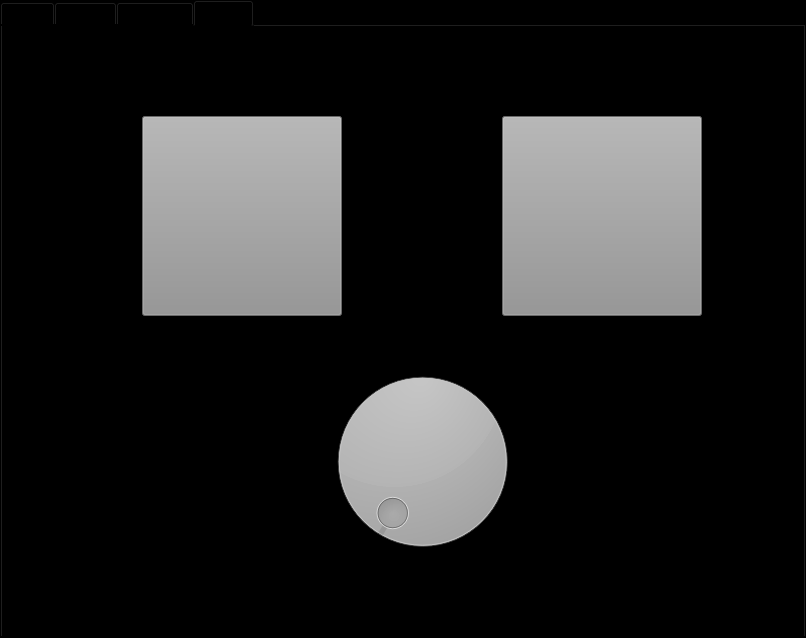
<?xml version="1.0" encoding="UTF-8"?>
<ui version="4.0">
 <class>TabWidget</class>
 <widget class="QTabWidget" name="TabWidget">
  <property name="geometry">
   <rect>
    <x>0</x>
    <y>0</y>
    <width>806</width>
    <height>638</height>
   </rect>
  </property>
  <property name="windowTitle">
   <string>TabWidget</string>
  </property>
  <property name="styleSheet">
   <string notr="true">background-color: rgb(0, 0, 0);</string>
  </property>
  <property name="currentIndex">
   <number>3</number>
  </property>
  <widget class="QWidget" name="tab_4">
   <attribute name="title">
    <string>MAIN</string>
   </attribute>
   <widget class="QPushButton" name="pushButton">
    <property name="geometry">
     <rect>
      <x>30</x>
      <y>100</y>
      <width>100</width>
      <height>100</height>
     </rect>
    </property>
    <property name="styleSheet">
     <string notr="true">background-color: rgb(147, 147, 147);</string>
    </property>
    <property name="text">
     <string/>
    </property>
   </widget>
   <widget class="QPushButton" name="pushButton_2">
    <property name="geometry">
     <rect>
      <x>30</x>
      <y>200</y>
      <width>100</width>
      <height>100</height>
     </rect>
    </property>
    <property name="styleSheet">
     <string notr="true">background-color: rgb(147, 147, 147);</string>
    </property>
    <property name="text">
     <string/>
    </property>
   </widget>
   <widget class="QPushButton" name="pushButton_3">
    <property name="geometry">
     <rect>
      <x>130</x>
      <y>100</y>
      <width>100</width>
      <height>100</height>
     </rect>
    </property>
    <property name="styleSheet">
     <string notr="true">background-color: rgb(147, 147, 147);</string>
    </property>
    <property name="text">
     <string/>
    </property>
   </widget>
   <widget class="QPushButton" name="pushButton_4">
    <property name="geometry">
     <rect>
      <x>130</x>
      <y>200</y>
      <width>100</width>
      <height>100</height>
     </rect>
    </property>
    <property name="styleSheet">
     <string notr="true">background-color: rgb(147, 147, 147);</string>
    </property>
    <property name="text">
     <string/>
    </property>
   </widget>
   <widget class="QFrame" name="frame">
    <property name="geometry">
     <rect>
      <x>20</x>
      <y>90</y>
      <width>221</width>
      <height>221</height>
     </rect>
    </property>
    <property name="styleSheet">
     <string notr="true">background-color: rgb(184, 184, 184);</string>
    </property>
    <property name="frameShape">
     <enum>QFrame::StyledPanel</enum>
    </property>
    <property name="frameShadow">
     <enum>QFrame::Raised</enum>
    </property>
   </widget>
   <widget class="QPushButton" name="pushButton_5">
    <property name="geometry">
     <rect>
      <x>390</x>
      <y>100</y>
      <width>100</width>
      <height>100</height>
     </rect>
    </property>
    <property name="styleSheet">
     <string notr="true">background-color: rgb(147, 147, 147);</string>
    </property>
    <property name="text">
     <string/>
    </property>
   </widget>
   <widget class="QPushButton" name="pushButton_6">
    <property name="geometry">
     <rect>
      <x>290</x>
      <y>100</y>
      <width>100</width>
      <height>100</height>
     </rect>
    </property>
    <property name="styleSheet">
     <string notr="true">background-color: rgb(147, 147, 147);</string>
    </property>
    <property name="text">
     <string/>
    </property>
   </widget>
   <widget class="QFrame" name="frame_2">
    <property name="geometry">
     <rect>
      <x>280</x>
      <y>90</y>
      <width>221</width>
      <height>221</height>
     </rect>
    </property>
    <property name="styleSheet">
     <string notr="true">background-color: rgb(184, 184, 184);</string>
    </property>
    <property name="frameShape">
     <enum>QFrame::StyledPanel</enum>
    </property>
    <property name="frameShadow">
     <enum>QFrame::Raised</enum>
    </property>
    <widget class="QPushButton" name="pushButton_10">
     <property name="geometry">
      <rect>
       <x>10</x>
       <y>10</y>
       <width>100</width>
       <height>100</height>
      </rect>
     </property>
     <property name="styleSheet">
      <string notr="true">background-color: rgb(147, 147, 147);</string>
     </property>
     <property name="text">
      <string/>
     </property>
    </widget>
    <widget class="QPushButton" name="pushButton_9">
     <property name="geometry">
      <rect>
       <x>110</x>
       <y>10</y>
       <width>100</width>
       <height>100</height>
      </rect>
     </property>
     <property name="styleSheet">
      <string notr="true">background-color: rgb(147, 147, 147);</string>
     </property>
     <property name="text">
      <string/>
     </property>
    </widget>
   </widget>
   <widget class="QPushButton" name="pushButton_7">
    <property name="geometry">
     <rect>
      <x>290</x>
      <y>200</y>
      <width>100</width>
      <height>100</height>
     </rect>
    </property>
    <property name="styleSheet">
     <string notr="true">background-color: rgb(147, 147, 147);</string>
    </property>
    <property name="text">
     <string/>
    </property>
   </widget>
   <widget class="QPushButton" name="pushButton_8">
    <property name="geometry">
     <rect>
      <x>390</x>
      <y>200</y>
      <width>100</width>
      <height>100</height>
     </rect>
    </property>
    <property name="styleSheet">
     <string notr="true">background-color: rgb(147, 147, 147);</string>
    </property>
    <property name="text">
     <string/>
    </property>
   </widget>
   <widget class="QPushButton" name="pushButton_11">
    <property name="geometry">
     <rect>
      <x>550</x>
      <y>200</y>
      <width>100</width>
      <height>100</height>
     </rect>
    </property>
    <property name="styleSheet">
     <string notr="true">background-color: rgb(147, 147, 147);</string>
    </property>
    <property name="text">
     <string/>
    </property>
   </widget>
   <widget class="QPushButton" name="pushButton_12">
    <property name="geometry">
     <rect>
      <x>650</x>
      <y>200</y>
      <width>100</width>
      <height>100</height>
     </rect>
    </property>
    <property name="styleSheet">
     <string notr="true">background-color: rgb(147, 147, 147);</string>
    </property>
    <property name="text">
     <string/>
    </property>
   </widget>
   <widget class="QFrame" name="frame_3">
    <property name="geometry">
     <rect>
      <x>540</x>
      <y>90</y>
      <width>221</width>
      <height>221</height>
     </rect>
    </property>
    <property name="styleSheet">
     <string notr="true">background-color: rgb(184, 184, 184);</string>
    </property>
    <property name="frameShape">
     <enum>QFrame::StyledPanel</enum>
    </property>
    <property name="frameShadow">
     <enum>QFrame::Raised</enum>
    </property>
    <widget class="QPushButton" name="pushButton_13">
     <property name="geometry">
      <rect>
       <x>10</x>
       <y>10</y>
       <width>100</width>
       <height>100</height>
      </rect>
     </property>
     <property name="styleSheet">
      <string notr="true">background-color: rgb(147, 147, 147);</string>
     </property>
     <property name="text">
      <string/>
     </property>
    </widget>
    <widget class="QPushButton" name="pushButton_14">
     <property name="geometry">
      <rect>
       <x>110</x>
       <y>10</y>
       <width>100</width>
       <height>100</height>
      </rect>
     </property>
     <property name="styleSheet">
      <string notr="true">background-color: rgb(147, 147, 147);</string>
     </property>
     <property name="text">
      <string/>
     </property>
    </widget>
    <widget class="QSlider" name="horizontalSlider">
     <property name="geometry">
      <rect>
       <x>10</x>
       <y>150</y>
       <width>201</width>
       <height>51</height>
      </rect>
     </property>
     <property name="orientation">
      <enum>Qt::Horizontal</enum>
     </property>
    </widget>
   </widget>
   <widget class="QLabel" name="label">
    <property name="geometry">
     <rect>
      <x>30</x>
      <y>330</y>
      <width>41</width>
      <height>21</height>
     </rect>
    </property>
    <property name="palette">
     <palette>
      <active>
       <colorrole role="WindowText">
        <brush brushstyle="SolidPattern">
         <color alpha="255">
          <red>255</red>
          <green>255</green>
          <blue>255</blue>
         </color>
        </brush>
       </colorrole>
       <colorrole role="Button">
        <brush brushstyle="SolidPattern">
         <color alpha="255">
          <red>0</red>
          <green>0</green>
          <blue>0</blue>
         </color>
        </brush>
       </colorrole>
       <colorrole role="Base">
        <brush brushstyle="SolidPattern">
         <color alpha="255">
          <red>0</red>
          <green>0</green>
          <blue>0</blue>
         </color>
        </brush>
       </colorrole>
       <colorrole role="Window">
        <brush brushstyle="SolidPattern">
         <color alpha="255">
          <red>0</red>
          <green>0</green>
          <blue>0</blue>
         </color>
        </brush>
       </colorrole>
      </active>
      <inactive>
       <colorrole role="WindowText">
        <brush brushstyle="SolidPattern">
         <color alpha="255">
          <red>255</red>
          <green>255</green>
          <blue>255</blue>
         </color>
        </brush>
       </colorrole>
       <colorrole role="Button">
        <brush brushstyle="SolidPattern">
         <color alpha="255">
          <red>0</red>
          <green>0</green>
          <blue>0</blue>
         </color>
        </brush>
       </colorrole>
       <colorrole role="Base">
        <brush brushstyle="SolidPattern">
         <color alpha="255">
          <red>0</red>
          <green>0</green>
          <blue>0</blue>
         </color>
        </brush>
       </colorrole>
       <colorrole role="Window">
        <brush brushstyle="SolidPattern">
         <color alpha="255">
          <red>0</red>
          <green>0</green>
          <blue>0</blue>
         </color>
        </brush>
       </colorrole>
      </inactive>
      <disabled>
       <colorrole role="WindowText">
        <brush brushstyle="SolidPattern">
         <color alpha="255">
          <red>120</red>
          <green>120</green>
          <blue>120</blue>
         </color>
        </brush>
       </colorrole>
       <colorrole role="Button">
        <brush brushstyle="SolidPattern">
         <color alpha="255">
          <red>0</red>
          <green>0</green>
          <blue>0</blue>
         </color>
        </brush>
       </colorrole>
       <colorrole role="Base">
        <brush brushstyle="SolidPattern">
         <color alpha="255">
          <red>0</red>
          <green>0</green>
          <blue>0</blue>
         </color>
        </brush>
       </colorrole>
       <colorrole role="Window">
        <brush brushstyle="SolidPattern">
         <color alpha="255">
          <red>0</red>
          <green>0</green>
          <blue>0</blue>
         </color>
        </brush>
       </colorrole>
      </disabled>
     </palette>
    </property>
    <property name="text">
     <string>BẬT/TắT</string>
    </property>
   </widget>
   <widget class="QLabel" name="label_2">
    <property name="geometry">
     <rect>
      <x>290</x>
      <y>330</y>
      <width>41</width>
      <height>21</height>
     </rect>
    </property>
    <property name="palette">
     <palette>
      <active>
       <colorrole role="WindowText">
        <brush brushstyle="SolidPattern">
         <color alpha="255">
          <red>255</red>
          <green>255</green>
          <blue>255</blue>
         </color>
        </brush>
       </colorrole>
       <colorrole role="Button">
        <brush brushstyle="SolidPattern">
         <color alpha="255">
          <red>0</red>
          <green>0</green>
          <blue>0</blue>
         </color>
        </brush>
       </colorrole>
       <colorrole role="Base">
        <brush brushstyle="SolidPattern">
         <color alpha="255">
          <red>0</red>
          <green>0</green>
          <blue>0</blue>
         </color>
        </brush>
       </colorrole>
       <colorrole role="Window">
        <brush brushstyle="SolidPattern">
         <color alpha="255">
          <red>0</red>
          <green>0</green>
          <blue>0</blue>
         </color>
        </brush>
       </colorrole>
      </active>
      <inactive>
       <colorrole role="WindowText">
        <brush brushstyle="SolidPattern">
         <color alpha="255">
          <red>255</red>
          <green>255</green>
          <blue>255</blue>
         </color>
        </brush>
       </colorrole>
       <colorrole role="Button">
        <brush brushstyle="SolidPattern">
         <color alpha="255">
          <red>0</red>
          <green>0</green>
          <blue>0</blue>
         </color>
        </brush>
       </colorrole>
       <colorrole role="Base">
        <brush brushstyle="SolidPattern">
         <color alpha="255">
          <red>0</red>
          <green>0</green>
          <blue>0</blue>
         </color>
        </brush>
       </colorrole>
       <colorrole role="Window">
        <brush brushstyle="SolidPattern">
         <color alpha="255">
          <red>0</red>
          <green>0</green>
          <blue>0</blue>
         </color>
        </brush>
       </colorrole>
      </inactive>
      <disabled>
       <colorrole role="WindowText">
        <brush brushstyle="SolidPattern">
         <color alpha="255">
          <red>120</red>
          <green>120</green>
          <blue>120</blue>
         </color>
        </brush>
       </colorrole>
       <colorrole role="Button">
        <brush brushstyle="SolidPattern">
         <color alpha="255">
          <red>0</red>
          <green>0</green>
          <blue>0</blue>
         </color>
        </brush>
       </colorrole>
       <colorrole role="Base">
        <brush brushstyle="SolidPattern">
         <color alpha="255">
          <red>0</red>
          <green>0</green>
          <blue>0</blue>
         </color>
        </brush>
       </colorrole>
       <colorrole role="Window">
        <brush brushstyle="SolidPattern">
         <color alpha="255">
          <red>0</red>
          <green>0</green>
          <blue>0</blue>
         </color>
        </brush>
       </colorrole>
      </disabled>
     </palette>
    </property>
    <property name="text">
     <string>BẬT/TắT</string>
    </property>
   </widget>
   <widget class="QLabel" name="label_3">
    <property name="geometry">
     <rect>
      <x>540</x>
      <y>330</y>
      <width>41</width>
      <height>21</height>
     </rect>
    </property>
    <property name="palette">
     <palette>
      <active>
       <colorrole role="WindowText">
        <brush brushstyle="SolidPattern">
         <color alpha="255">
          <red>255</red>
          <green>255</green>
          <blue>255</blue>
         </color>
        </brush>
       </colorrole>
       <colorrole role="Button">
        <brush brushstyle="SolidPattern">
         <color alpha="255">
          <red>0</red>
          <green>0</green>
          <blue>0</blue>
         </color>
        </brush>
       </colorrole>
       <colorrole role="Base">
        <brush brushstyle="SolidPattern">
         <color alpha="255">
          <red>0</red>
          <green>0</green>
          <blue>0</blue>
         </color>
        </brush>
       </colorrole>
       <colorrole role="Window">
        <brush brushstyle="SolidPattern">
         <color alpha="255">
          <red>0</red>
          <green>0</green>
          <blue>0</blue>
         </color>
        </brush>
       </colorrole>
      </active>
      <inactive>
       <colorrole role="WindowText">
        <brush brushstyle="SolidPattern">
         <color alpha="255">
          <red>255</red>
          <green>255</green>
          <blue>255</blue>
         </color>
        </brush>
       </colorrole>
       <colorrole role="Button">
        <brush brushstyle="SolidPattern">
         <color alpha="255">
          <red>0</red>
          <green>0</green>
          <blue>0</blue>
         </color>
        </brush>
       </colorrole>
       <colorrole role="Base">
        <brush brushstyle="SolidPattern">
         <color alpha="255">
          <red>0</red>
          <green>0</green>
          <blue>0</blue>
         </color>
        </brush>
       </colorrole>
       <colorrole role="Window">
        <brush brushstyle="SolidPattern">
         <color alpha="255">
          <red>0</red>
          <green>0</green>
          <blue>0</blue>
         </color>
        </brush>
       </colorrole>
      </inactive>
      <disabled>
       <colorrole role="WindowText">
        <brush brushstyle="SolidPattern">
         <color alpha="255">
          <red>120</red>
          <green>120</green>
          <blue>120</blue>
         </color>
        </brush>
       </colorrole>
       <colorrole role="Button">
        <brush brushstyle="SolidPattern">
         <color alpha="255">
          <red>0</red>
          <green>0</green>
          <blue>0</blue>
         </color>
        </brush>
       </colorrole>
       <colorrole role="Base">
        <brush brushstyle="SolidPattern">
         <color alpha="255">
          <red>0</red>
          <green>0</green>
          <blue>0</blue>
         </color>
        </brush>
       </colorrole>
       <colorrole role="Window">
        <brush brushstyle="SolidPattern">
         <color alpha="255">
          <red>0</red>
          <green>0</green>
          <blue>0</blue>
         </color>
        </brush>
       </colorrole>
      </disabled>
     </palette>
    </property>
    <property name="text">
     <string>BẬT/TắT</string>
    </property>
   </widget>
   <zorder>frame</zorder>
   <zorder>pushButton</zorder>
   <zorder>pushButton_2</zorder>
   <zorder>pushButton_3</zorder>
   <zorder>pushButton_4</zorder>
   <zorder>pushButton_5</zorder>
   <zorder>pushButton_6</zorder>
   <zorder>frame_2</zorder>
   <zorder>pushButton_7</zorder>
   <zorder>pushButton_8</zorder>
   <zorder>pushButton_11</zorder>
   <zorder>pushButton_12</zorder>
   <zorder>frame_3</zorder>
   <zorder>label</zorder>
   <zorder>label_2</zorder>
   <zorder>label_3</zorder>
  </widget>
  <widget class="QWidget" name="tab_3">
   <attribute name="title">
    <string>CHAIR</string>
   </attribute>
   <widget class="QPushButton" name="pushButton_15">
    <property name="geometry">
     <rect>
      <x>290</x>
      <y>30</y>
      <width>50</width>
      <height>50</height>
     </rect>
    </property>
    <property name="styleSheet">
     <string notr="true">background-color: rgb(147, 147, 147);</string>
    </property>
    <property name="text">
     <string/>
    </property>
   </widget>
   <widget class="QPushButton" name="pushButton_16">
    <property name="geometry">
     <rect>
      <x>350</x>
      <y>30</y>
      <width>50</width>
      <height>50</height>
     </rect>
    </property>
    <property name="styleSheet">
     <string notr="true">background-color: rgb(147, 147, 147);</string>
    </property>
    <property name="text">
     <string/>
    </property>
   </widget>
   <widget class="QPushButton" name="pushButton_17">
    <property name="geometry">
     <rect>
      <x>410</x>
      <y>30</y>
      <width>50</width>
      <height>50</height>
     </rect>
    </property>
    <property name="styleSheet">
     <string notr="true">background-color: rgb(147, 147, 147);</string>
    </property>
    <property name="text">
     <string/>
    </property>
   </widget>
   <widget class="QPushButton" name="pushButton_18">
    <property name="geometry">
     <rect>
      <x>470</x>
      <y>30</y>
      <width>50</width>
      <height>50</height>
     </rect>
    </property>
    <property name="styleSheet">
     <string notr="true">background-color: rgb(147, 147, 147);</string>
    </property>
    <property name="text">
     <string/>
    </property>
   </widget>
   <widget class="QPushButton" name="pushButton_19">
    <property name="geometry">
     <rect>
      <x>230</x>
      <y>110</y>
      <width>50</width>
      <height>50</height>
     </rect>
    </property>
    <property name="styleSheet">
     <string notr="true">background-color: rgb(147, 147, 147);</string>
    </property>
    <property name="text">
     <string/>
    </property>
   </widget>
   <widget class="QPushButton" name="pushButton_20">
    <property name="geometry">
     <rect>
      <x>170</x>
      <y>110</y>
      <width>50</width>
      <height>50</height>
     </rect>
    </property>
    <property name="styleSheet">
     <string notr="true">background-color: rgb(147, 147, 147);</string>
    </property>
    <property name="text">
     <string/>
    </property>
   </widget>
   <widget class="QPushButton" name="pushButton_21">
    <property name="geometry">
     <rect>
      <x>230</x>
      <y>170</y>
      <width>50</width>
      <height>50</height>
     </rect>
    </property>
    <property name="styleSheet">
     <string notr="true">background-color: rgb(147, 147, 147);</string>
    </property>
    <property name="text">
     <string/>
    </property>
   </widget>
   <widget class="QPushButton" name="pushButton_22">
    <property name="geometry">
     <rect>
      <x>170</x>
      <y>170</y>
      <width>50</width>
      <height>50</height>
     </rect>
    </property>
    <property name="styleSheet">
     <string notr="true">background-color: rgb(147, 147, 147);</string>
    </property>
    <property name="text">
     <string/>
    </property>
   </widget>
   <widget class="QPushButton" name="pushButton_23">
    <property name="geometry">
     <rect>
      <x>230</x>
      <y>230</y>
      <width>50</width>
      <height>50</height>
     </rect>
    </property>
    <property name="styleSheet">
     <string notr="true">background-color: rgb(147, 147, 147);</string>
    </property>
    <property name="text">
     <string/>
    </property>
   </widget>
   <widget class="QPushButton" name="pushButton_24">
    <property name="geometry">
     <rect>
      <x>170</x>
      <y>230</y>
      <width>50</width>
      <height>50</height>
     </rect>
    </property>
    <property name="styleSheet">
     <string notr="true">background-color: rgb(147, 147, 147);</string>
    </property>
    <property name="text">
     <string/>
    </property>
   </widget>
   <widget class="QPushButton" name="pushButton_25">
    <property name="geometry">
     <rect>
      <x>230</x>
      <y>290</y>
      <width>50</width>
      <height>50</height>
     </rect>
    </property>
    <property name="styleSheet">
     <string notr="true">background-color: rgb(147, 147, 147);</string>
    </property>
    <property name="text">
     <string/>
    </property>
   </widget>
   <widget class="QPushButton" name="pushButton_26">
    <property name="geometry">
     <rect>
      <x>170</x>
      <y>290</y>
      <width>50</width>
      <height>50</height>
     </rect>
    </property>
    <property name="styleSheet">
     <string notr="true">background-color: rgb(147, 147, 147);</string>
    </property>
    <property name="text">
     <string/>
    </property>
   </widget>
   <widget class="QPushButton" name="pushButton_27">
    <property name="geometry">
     <rect>
      <x>230</x>
      <y>350</y>
      <width>50</width>
      <height>50</height>
     </rect>
    </property>
    <property name="styleSheet">
     <string notr="true">background-color: rgb(147, 147, 147);</string>
    </property>
    <property name="text">
     <string/>
    </property>
   </widget>
   <widget class="QPushButton" name="pushButton_28">
    <property name="geometry">
     <rect>
      <x>170</x>
      <y>350</y>
      <width>50</width>
      <height>50</height>
     </rect>
    </property>
    <property name="styleSheet">
     <string notr="true">background-color: rgb(147, 147, 147);</string>
    </property>
    <property name="text">
     <string/>
    </property>
   </widget>
   <widget class="QPushButton" name="pushButton_29">
    <property name="geometry">
     <rect>
      <x>230</x>
      <y>410</y>
      <width>50</width>
      <height>50</height>
     </rect>
    </property>
    <property name="styleSheet">
     <string notr="true">background-color: rgb(147, 147, 147);</string>
    </property>
    <property name="text">
     <string/>
    </property>
   </widget>
   <widget class="QPushButton" name="pushButton_30">
    <property name="geometry">
     <rect>
      <x>170</x>
      <y>410</y>
      <width>50</width>
      <height>50</height>
     </rect>
    </property>
    <property name="styleSheet">
     <string notr="true">background-color: rgb(147, 147, 147);</string>
    </property>
    <property name="text">
     <string/>
    </property>
   </widget>
   <widget class="QPushButton" name="pushButton_31">
    <property name="geometry">
     <rect>
      <x>230</x>
      <y>470</y>
      <width>50</width>
      <height>50</height>
     </rect>
    </property>
    <property name="styleSheet">
     <string notr="true">background-color: rgb(147, 147, 147);</string>
    </property>
    <property name="text">
     <string/>
    </property>
   </widget>
   <widget class="QPushButton" name="pushButton_32">
    <property name="geometry">
     <rect>
      <x>170</x>
      <y>470</y>
      <width>50</width>
      <height>50</height>
     </rect>
    </property>
    <property name="styleSheet">
     <string notr="true">background-color: rgb(147, 147, 147);</string>
    </property>
    <property name="text">
     <string/>
    </property>
   </widget>
   <widget class="QPushButton" name="pushButton_33">
    <property name="geometry">
     <rect>
      <x>230</x>
      <y>530</y>
      <width>50</width>
      <height>50</height>
     </rect>
    </property>
    <property name="styleSheet">
     <string notr="true">background-color: rgb(147, 147, 147);</string>
    </property>
    <property name="text">
     <string/>
    </property>
   </widget>
   <widget class="QPushButton" name="pushButton_34">
    <property name="geometry">
     <rect>
      <x>170</x>
      <y>530</y>
      <width>50</width>
      <height>50</height>
     </rect>
    </property>
    <property name="styleSheet">
     <string notr="true">background-color: rgb(147, 147, 147);</string>
    </property>
    <property name="text">
     <string/>
    </property>
   </widget>
   <widget class="QPushButton" name="pushButton_35">
    <property name="geometry">
     <rect>
      <x>590</x>
      <y>230</y>
      <width>50</width>
      <height>50</height>
     </rect>
    </property>
    <property name="styleSheet">
     <string notr="true">background-color: rgb(147, 147, 147);</string>
    </property>
    <property name="text">
     <string/>
    </property>
   </widget>
   <widget class="QPushButton" name="pushButton_36">
    <property name="geometry">
     <rect>
      <x>530</x>
      <y>290</y>
      <width>50</width>
      <height>50</height>
     </rect>
    </property>
    <property name="styleSheet">
     <string notr="true">background-color: rgb(147, 147, 147);</string>
    </property>
    <property name="text">
     <string/>
    </property>
   </widget>
   <widget class="QPushButton" name="pushButton_37">
    <property name="geometry">
     <rect>
      <x>530</x>
      <y>530</y>
      <width>50</width>
      <height>50</height>
     </rect>
    </property>
    <property name="styleSheet">
     <string notr="true">background-color: rgb(147, 147, 147);</string>
    </property>
    <property name="text">
     <string/>
    </property>
   </widget>
   <widget class="QPushButton" name="pushButton_38">
    <property name="geometry">
     <rect>
      <x>530</x>
      <y>170</y>
      <width>50</width>
      <height>50</height>
     </rect>
    </property>
    <property name="styleSheet">
     <string notr="true">background-color: rgb(147, 147, 147);</string>
    </property>
    <property name="text">
     <string/>
    </property>
   </widget>
   <widget class="QPushButton" name="pushButton_39">
    <property name="geometry">
     <rect>
      <x>590</x>
      <y>110</y>
      <width>50</width>
      <height>50</height>
     </rect>
    </property>
    <property name="styleSheet">
     <string notr="true">background-color: rgb(147, 147, 147);</string>
    </property>
    <property name="text">
     <string/>
    </property>
   </widget>
   <widget class="QPushButton" name="pushButton_40">
    <property name="geometry">
     <rect>
      <x>530</x>
      <y>470</y>
      <width>50</width>
      <height>50</height>
     </rect>
    </property>
    <property name="styleSheet">
     <string notr="true">background-color: rgb(147, 147, 147);</string>
    </property>
    <property name="text">
     <string/>
    </property>
   </widget>
   <widget class="QPushButton" name="pushButton_41">
    <property name="geometry">
     <rect>
      <x>590</x>
      <y>290</y>
      <width>50</width>
      <height>50</height>
     </rect>
    </property>
    <property name="styleSheet">
     <string notr="true">background-color: rgb(147, 147, 147);</string>
    </property>
    <property name="text">
     <string/>
    </property>
   </widget>
   <widget class="QPushButton" name="pushButton_42">
    <property name="geometry">
     <rect>
      <x>530</x>
      <y>410</y>
      <width>50</width>
      <height>50</height>
     </rect>
    </property>
    <property name="styleSheet">
     <string notr="true">background-color: rgb(147, 147, 147);</string>
    </property>
    <property name="text">
     <string/>
    </property>
   </widget>
   <widget class="QPushButton" name="pushButton_43">
    <property name="geometry">
     <rect>
      <x>530</x>
      <y>110</y>
      <width>50</width>
      <height>50</height>
     </rect>
    </property>
    <property name="styleSheet">
     <string notr="true">background-color: rgb(147, 147, 147);</string>
    </property>
    <property name="text">
     <string/>
    </property>
   </widget>
   <widget class="QPushButton" name="pushButton_44">
    <property name="geometry">
     <rect>
      <x>590</x>
      <y>410</y>
      <width>50</width>
      <height>50</height>
     </rect>
    </property>
    <property name="styleSheet">
     <string notr="true">background-color: rgb(147, 147, 147);</string>
    </property>
    <property name="text">
     <string/>
    </property>
   </widget>
   <widget class="QPushButton" name="pushButton_45">
    <property name="geometry">
     <rect>
      <x>590</x>
      <y>530</y>
      <width>50</width>
      <height>50</height>
     </rect>
    </property>
    <property name="styleSheet">
     <string notr="true">background-color: rgb(147, 147, 147);</string>
    </property>
    <property name="text">
     <string/>
    </property>
   </widget>
   <widget class="QPushButton" name="pushButton_46">
    <property name="geometry">
     <rect>
      <x>590</x>
      <y>170</y>
      <width>50</width>
      <height>50</height>
     </rect>
    </property>
    <property name="styleSheet">
     <string notr="true">background-color: rgb(147, 147, 147);</string>
    </property>
    <property name="text">
     <string/>
    </property>
   </widget>
   <widget class="QPushButton" name="pushButton_47">
    <property name="geometry">
     <rect>
      <x>530</x>
      <y>230</y>
      <width>50</width>
      <height>50</height>
     </rect>
    </property>
    <property name="styleSheet">
     <string notr="true">background-color: rgb(147, 147, 147);</string>
    </property>
    <property name="text">
     <string/>
    </property>
   </widget>
   <widget class="QPushButton" name="pushButton_48">
    <property name="geometry">
     <rect>
      <x>590</x>
      <y>350</y>
      <width>50</width>
      <height>50</height>
     </rect>
    </property>
    <property name="styleSheet">
     <string notr="true">background-color: rgb(147, 147, 147);</string>
    </property>
    <property name="text">
     <string/>
    </property>
   </widget>
   <widget class="QPushButton" name="pushButton_49">
    <property name="geometry">
     <rect>
      <x>590</x>
      <y>470</y>
      <width>50</width>
      <height>50</height>
     </rect>
    </property>
    <property name="styleSheet">
     <string notr="true">background-color: rgb(147, 147, 147);</string>
    </property>
    <property name="text">
     <string/>
    </property>
   </widget>
   <widget class="QPushButton" name="pushButton_50">
    <property name="geometry">
     <rect>
      <x>530</x>
      <y>350</y>
      <width>50</width>
      <height>50</height>
     </rect>
    </property>
    <property name="styleSheet">
     <string notr="true">background-color: rgb(147, 147, 147);</string>
    </property>
    <property name="text">
     <string/>
    </property>
   </widget>
  </widget>
  <widget class="QWidget" name="tab_2">
   <attribute name="title">
    <string>CURTAIN</string>
   </attribute>
   <widget class="QPushButton" name="pushButton_51">
    <property name="geometry">
     <rect>
      <x>120</x>
      <y>80</y>
      <width>200</width>
      <height>200</height>
     </rect>
    </property>
    <property name="contextMenuPolicy">
     <enum>Qt::ActionsContextMenu</enum>
    </property>
    <property name="styleSheet">
     <string notr="true">background-color: rgb(147, 147, 147);</string>
    </property>
    <property name="text">
     <string/>
    </property>
   </widget>
   <widget class="QPushButton" name="pushButton_52">
    <property name="geometry">
     <rect>
      <x>480</x>
      <y>80</y>
      <width>200</width>
      <height>200</height>
     </rect>
    </property>
    <property name="contextMenuPolicy">
     <enum>Qt::ActionsContextMenu</enum>
    </property>
    <property name="styleSheet">
     <string notr="true">background-color: rgb(147, 147, 147);</string>
    </property>
    <property name="text">
     <string/>
    </property>
   </widget>
   <widget class="QPushButton" name="pushButton_53">
    <property name="geometry">
     <rect>
      <x>300</x>
      <y>330</y>
      <width>200</width>
      <height>200</height>
     </rect>
    </property>
    <property name="contextMenuPolicy">
     <enum>Qt::ActionsContextMenu</enum>
    </property>
    <property name="styleSheet">
     <string notr="true">background-color: rgb(147, 147, 147);</string>
    </property>
    <property name="text">
     <string/>
    </property>
   </widget>
  </widget>
  <widget class="QWidget" name="tab">
   <attribute name="title">
    <string>LIGHT</string>
   </attribute>
   <widget class="QPushButton" name="pushButton_54">
    <property name="geometry">
     <rect>
      <x>500</x>
      <y>90</y>
      <width>200</width>
      <height>200</height>
     </rect>
    </property>
    <property name="contextMenuPolicy">
     <enum>Qt::ActionsContextMenu</enum>
    </property>
    <property name="styleSheet">
     <string notr="true">background-color: rgb(147, 147, 147);</string>
    </property>
    <property name="text">
     <string/>
    </property>
   </widget>
   <widget class="QPushButton" name="pushButton_55">
    <property name="geometry">
     <rect>
      <x>140</x>
      <y>90</y>
      <width>200</width>
      <height>200</height>
     </rect>
    </property>
    <property name="contextMenuPolicy">
     <enum>Qt::ActionsContextMenu</enum>
    </property>
    <property name="styleSheet">
     <string notr="true">background-color: rgb(147, 147, 147);</string>
    </property>
    <property name="text">
     <string/>
    </property>
   </widget>
   <widget class="QDial" name="dial">
    <property name="geometry">
     <rect>
      <x>270</x>
      <y>330</y>
      <width>301</width>
      <height>211</height>
     </rect>
    </property>
   </widget>
  </widget>
 </widget>
 <resources/>
 <connections/>
</ui>
